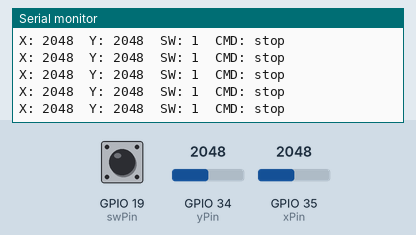
Bench run of a sketch on a simulated ESP32. Shown: the last lines printed to the serial monitor. The inputs (shaded band) are chosen by the test bench; at power-on: GPIO 34 (yPin) = 2048, GPIO 19 (swPin) HIGH, GPIO 35 (xPin) = 2048.

Above: at 1.2 s.
1.3 s: GPIO 34 (yPin) set to 2859
At 1.35 s:
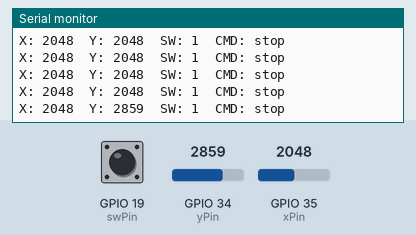
2.8 s: GPIO 34 (yPin) set to 2919
At 2.85 s:
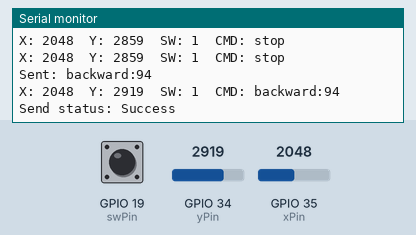

Measured:
- the behaviour switches between 2886 and 2887 on GPIO 34 (yPin) (found by bisection; images 1 and 2)
- after the input at 1.3 s, the serial monitor: prints a new line at once (image 1)
- after the input at 2.8 s, the serial monitor: prints a new line at once (image 2)

The sketch:

joystick.ino
```cpp
#include <WiFi.h>
#include <esp_now.h>
#include <esp_wifi.h>

//needs mac of the motor esp so it can send controls over to it
uint8_t motorMAC[] = { 0xec, 0xe3, 0x34, 0x1b, 0x1e, 0x18 };

//make sure the wifi channels are all the same across the esps
const int WIFI_CHANNEL = 6;

//use these pins dont change them some of the other gpios don't have functionality to support ADC
//if you do want to change it then use only those labeled ADC in the pinout diagram
const int xPin = 35;
const int yPin = 34;
const int swPin = 19;

// the joystick's idle postion is unfortunately not 0,0 . idk which genius though that would be smart, but to work wround that
// i had to put an offset
const int X_CENTER = 1892;
const int Y_CENTER = 1886;

//this is to reduce noise because the joystick keep reading that its being moved/joysticked even though its not
//so you add a range like if its center + 700 dont move because its just jittery
const int DEADZONE = 1000;
//reduce deadzon = more sensitive but also higher chance of jitter and vice versa

const int MIN_SPEED = 90;
const int MAX_SPEED = 255;

const unsigned long SEND_INTERVAL = 100;
unsigned long lastSendTime = 0;

String lastCommand = "";

typedef struct {
  char command[32];
} RobotCommand;

//default code to use espnow
void onDataSent(const wifi_tx_info_t *info, esp_now_send_status_t status) {
  Serial.print("Send status: ");
  Serial.println(status == ESP_NOW_SEND_SUCCESS ? "Success" : "Fail");
}

void sendCommand(String cmd) {
  RobotCommand msg;
  memset(&msg, 0, sizeof(msg));
  strncpy(msg.command, cmd.c_str(), sizeof(msg.command) - 1);

  esp_now_send(motorMAC, (uint8_t *)&msg, sizeof(msg));

  Serial.print("Sent: ");
  Serial.println(cmd);
}


//average out the joystick readings to further reduce noise
int readAverage(int pin) {
  long total = 0;

  for (int i = 0; i < 10; i++) {
    total += analogRead(pin);
    delay(2);
  }

  return total / 10;
}


//convert the movement of the joystick to actual direction and speed
int axisToSpeed(int value, int center) {
  int distance = abs(value - center);

  if (distance < DEADZONE) return 0;

  int maxDistance = max(center, 4095 - center);

  int speed = map(distance, DEADZONE, maxDistance, MIN_SPEED, MAX_SPEED);
  return constrain(speed, MIN_SPEED, MAX_SPEED);
}

//setup code - default
void setup() {
  Serial.begin(115200);

  pinMode(swPin, INPUT_PULLUP);

  WiFi.mode(WIFI_STA);
  esp_wifi_set_channel(WIFI_CHANNEL, WIFI_SECOND_CHAN_NONE);

  Serial.print("Joystick ESP MAC: ");
  Serial.println(WiFi.macAddress());

  if (esp_now_init() != ESP_OK) {
    Serial.println("ESP-NOW init failed");
    return;
  }

  esp_now_register_send_cb(onDataSent);

  esp_now_peer_info_t peerInfo = {};
  memcpy(peerInfo.peer_addr, motorMAC, 6);
  peerInfo.channel = WIFI_CHANNEL;
  peerInfo.encrypt = false;

  if (esp_now_add_peer(&peerInfo) != ESP_OK) {
    Serial.println("Failed to add motor peer");
    return;
  }

  Serial.println("Joystick ESP-NOW ready");
}

void loop() {
  if (millis() - lastSendTime < SEND_INTERVAL) return;
  lastSendTime = millis();

  //keep reading what the joystick says every fixed interval as defined above

  //based on the location of the joystick set the speed and direction ysing the axisToSpeed func.

  int x = readAverage(xPin);
  int y = readAverage(yPin);
  int button = digitalRead(swPin);

  int xOffset = x - X_CENTER;
  int yOffset = y - Y_CENTER;

  int xSpeed = axisToSpeed(x, X_CENTER);
  int ySpeed = axisToSpeed(y, Y_CENTER);

  int speed = max(xSpeed, ySpeed);

  bool right = xOffset < -DEADZONE;
  bool left  = xOffset > DEADZONE;

  bool up    = yOffset < -DEADZONE;
  bool down  = yOffset > DEADZONE;

  String cmd = "stop";

  //if you press button the it will rotate based on where josytick goes (left = CCW rotation and right = CW rotation)
  if (button == LOW) {
    if (right) {
      cmd = "rotCW";
    } else if (left) {
      cmd = "rotCCW";
    } else {
      cmd = "stop";
    }
  }

  //normal movement mode
  else {
    if (up && left) {
      cmd = "diagFL";
    } else if (up && right) {
      cmd = "diagFR";
    } else if (down && left) {
      cmd = "diagBL";
    } else if (down && right) {
      cmd = "diagBR";
    } else if (up) {
      cmd = "forward";
    } else if (down) {
      cmd = "backward";
    } else if (left) {
      cmd = "strafeR";
    } else if (right) {
      cmd = "strafeL";
    } else {
      cmd = "stop";
    }
  }

  String fullCommand;

  if (cmd == "stop") {
    fullCommand = "stop";
  } else {
    fullCommand = cmd + ":" + String(speed);
  }

  if (fullCommand != lastCommand || cmd != "stop") {
    sendCommand(fullCommand);
    lastCommand = fullCommand;
  }

  //debugging
  Serial.print("X: ");
  Serial.print(x);
  Serial.print("  Y: ");
  Serial.print(y);
  Serial.print("  SW: ");
  Serial.print(button);
  Serial.print("  CMD: ");
  Serial.println(fullCommand);
}
```
